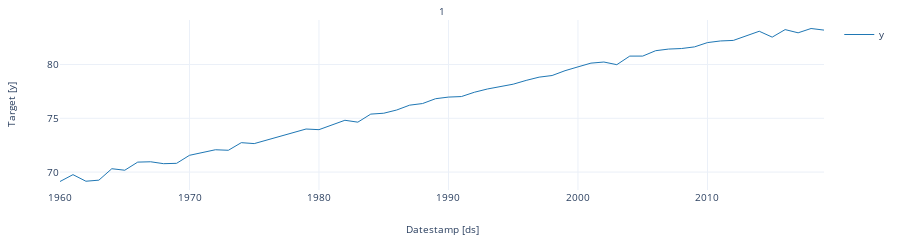

Source (notebook cell):
### Markdown cell above
# **7. Explore Data with the plot method** <a class="anchor" id="7"></a>

[Table of Contents](#0.1)

### Code cell
from statsforecast import StatsForecast

StatsForecast.plot(df)

### Figure 1 — Plotly figure (JSON) as saved in the notebook; plotly's stock layout.template omitted (floating-point values rounded to 4 significant figures)
{"data": [{"legendgroup": "y", "line": {"color": "#1f77b4", "width": 1}, "mode": "lines", "name": "y", "showlegend": true, "type": "scatter", "x": ["1960-01-01T00:00:00", "1961-01-01T00:00:00", "1962-01-01T00:00:00", "1963-01-01T00:00:00", "1964-01-01T00:00:00", "1965-01-01T00:00:00", "1966-01-01T00:00:00", "1967-01-01T00:00:00", "1968-01-01T00:00:00", "1969-01-01T00:00:00", "1970-01-01T00:00:00", "1971-01-01T00:00:00", "1972-01-01T00:00:00", "1973-01-01T00:00:00", "1974-01-01T00:00:00", "1975-01-01T00:00:00", "1976-01-01T00:00:00", "1977-01-01T00:00:00", "1978-01-01T00:00:00", "1979-01-01T00:00:00", "1980-01-01T00:00:00", "1981-01-01T00:00:00", "1982-01-01T00:00:00", "1983-01-01T00:00:00", "1984-01-01T00:00:00", "1985-01-01T00:00:00", "1986-01-01T00:00:00", "1987-01-01T00:00:00", "1988-01-01T00:00:00", "1989-01-01T00:00:00", "1990-01-01T00:00:00", "1991-01-01T00:00:00", "1992-01-01T00:00:00", "1993-01-01T00:00:00", "1994-01-01T00:00:00", "1995-01-01T00:00:00", "1996-01-01T00:00:00", "1997-01-01T00:00:00", "1998-01-01T00:00:00", "1999-01-01T00:00:00", "2000-01-01T00:00:00", "2001-01-01T00:00:00", "2002-01-01T00:00:00", "2003-01-01T00:00:00", "2004-01-01T00:00:00", "2005-01-01T00:00:00", "2006-01-01T00:00:00", "2007-01-01T00:00:00", "2008-01-01T00:00:00", "2009-01-01T00:00:00", "2010-01-01T00:00:00", "2011-01-01T00:00:00", "2012-01-01T00:00:00", "2013-01-01T00:00:00", "2014-01-01T00:00:00", "2015-01-01T00:00:00", "2016-01-01T00:00:00", "2017-01-01T00:00:00", "2018-01-01T00:00:00", "2019-01-01T00:00:00"], "xaxis": "x", "y": [69.12, 69.76, 69.15, 69.25, 70.31, 70.17, 70.93, 70.96, 70.78, 70.81, 71.56, 71.81, 72.08, 72.03, 72.73, 72.65, 72.99, 73.36, 73.69, 74.0, 73.94, 74.35, 74.81, 74.64, 75.39, 75.47, 75.77, 76.22, 76.37, 76.82, 76.97, 77.02, 77.42, 77.72, 77.92, 78.17, 78.52, 78.82, 78.98, 79.42, 79.78, 80.13, 80.23, 79.98, 80.78, 80.78, 81.28, 81.43, 81.49, 81.64, 82.04, 82.19, 82.24, 82.69, 83.09, 82.54, 83.24, 82.95, 83.35, 83.2], "yaxis": "y"}], "layout": {"annotations": [{"font": {"size": 10}, "showarrow": false, "text": "1", "x": 0.5, "xanchor": "center", "xref": "paper", "y": 1, "yanchor": "bottom", "yref": "paper"}, {"font": {"size": 10}, "showarrow": false, "text": "Datestamp [ds]", "x": 0.5, "xanchor": "center", "xref": "paper", "y": 0, "yanchor": "top", "yref": "paper", "yshift": -30}, {"font": {"size": 10}, "showarrow": false, "text": "Target [y]", "textangle": -90, "x": 0, "xanchor": "right", "xref": "paper", "xshift": -40, "y": 0.5, "yanchor": "middle", "yref": "paper"}], "autosize": true, "font": {"size": 10}, "height": 150, "margin": {"b": 50, "l": 60, "r": 10, "t": 20}, "xaxis": {"anchor": "y", "domain": [0, 1], "showticklabels": true, "visible": true}, "yaxis": {"anchor": "x", "domain": [0, 1]}}}
